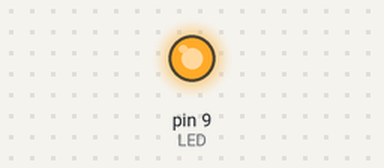
A sketch run on a simulated Arduino Uno, built with avr-gcc and run on an emulated ATmega328P. Parts: output pins drawn as LEDs (lit = HIGH).

Above: at 10.1 s.
At 39.75 s:
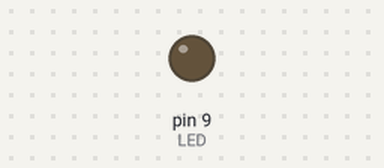
Timing chart, 0 to 40.0 s (numbered marks = the images above):
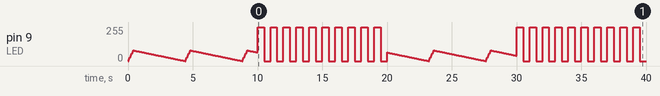

The sketch:

pulse_led.ino
```cpp
#define MAX 80
#define LED 9
#define STEP 10

int brightness = 0;
int dir = 1;
int mode;
long last;
long now;

#define PULSE 1
#define FADE 2

void setup()
{
  pinMode(LED, OUTPUT);
  last = millis();
  mode = FADE;
}

void fade()
{
  analogWrite(LED, brightness);
  delay(50);

  if (dir == 1) {
    brightness += STEP;
    if (brightness >= MAX) {
      dir = 0;
    }
  } else {
    brightness--;
    if (brightness <= 0) {
      dir = 1;
    }
  }
}

void pulse()
{
  digitalWrite(LED, HIGH);
  delay(500);
  digitalWrite(LED, LOW);
  delay(500);
}

void loop()
{
  if (mode == PULSE)
  {
    pulse();
  } else {
    fade();
  }

  now = millis();

  if (now-last >= 10000)
  {
    last = now;
    if (mode == PULSE)
    {
      mode = FADE;
    } else {
      mode = PULSE;
    }
  }
}
```
